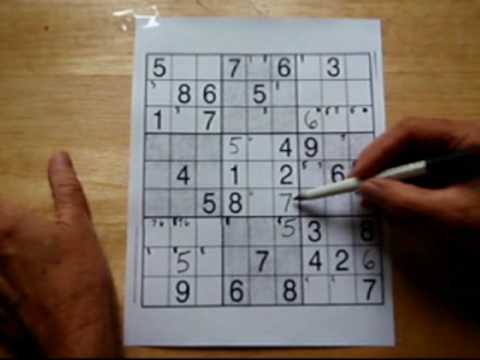
#> input picture OpenCV/Basics/Adaptive_Thresh - Visualization/sudoku.jpg, 480 x 360 px
$ python Adaptive_Thresholding.py
#> lines starting #> are read from the running program, lines starting #| are printed output that depends on the picture
import cv2 as cv

def nothing(x):
    pass
img = cv.imread('sudoku.jpg', 0)
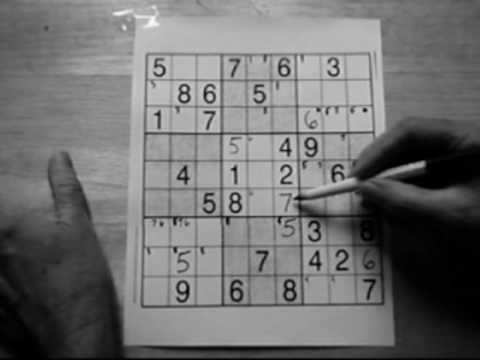
#> img: shape (360, 480); min 0, max 251, mean 111.2

cv.namedWindow('Trackbars')

cv.createTrackbar('Th1_BlockSize', 'Trackbars', 0, 100, nothing)
cv.createTrackbar('Const_1', 'Trackbars', 0, 50, nothing)
cv.createTrackbar('Th2_BlockSize', 'Trackbars', 0, 100, nothing)
cv.createTrackbar('Const_2', 'Trackbars', 0, 50, nothing)

while True:

    th1_val = cv.getTrackbarPos('Th1_BlockSize', 'Trackbars')
    if th1_val % 2 == 0 and th1_val > 3:
        th1_val -= 1
    elif th1_val in range(3):
        th1_val = 3

    th2_val = cv.getTrackbarPos('Th2_BlockSize', 'Trackbars')
    if th2_val % 2 == 0 and th2_val > 3:
        th2_val -= 1
    elif th2_val in range(3):
        th2_val = 3
    c1_val = cv.getTrackbarPos('Const_1', 'Trackbars')
    c2_val = cv.getTrackbarPos('Const_2', 'Trackbars')

    th1 = cv.adaptiveThreshold(img, 255, cv.ADAPTIVE_THRESH_MEAN_C,
                                  cv.THRESH_BINARY, th1_val, c1_val)
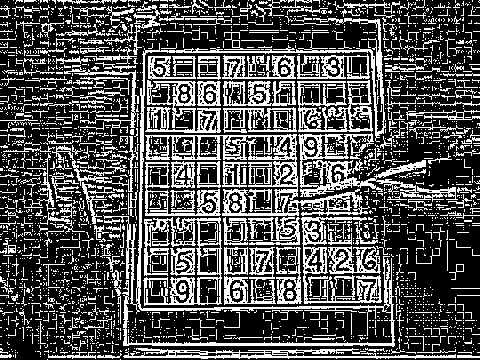
#> th1: shape (360, 480); 31.7% white in thin lines or dots

    th2 = cv.adaptiveThreshold(img, 255, cv.ADAPTIVE_THRESH_GAUSSIAN_C,
                                   cv.THRESH_BINARY, th2_val, c2_val)
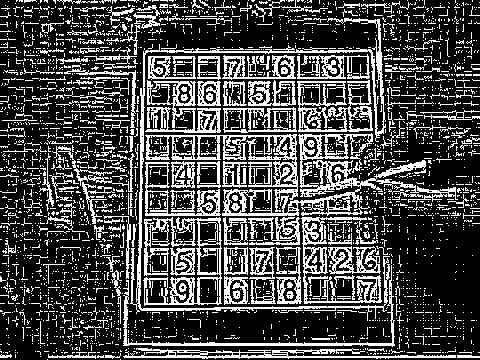
#> th2: shape (360, 480); 28% white in thin lines or dots

    cv.imshow('Initial Image', img)

    cv.imshow('Mean', th1)
    cv.imshow('Gaussian', th2)

    if cv.waitKey(2) == 27:
#> (key Esc is pressed here)
        break

cv.destroyAllWindows()
